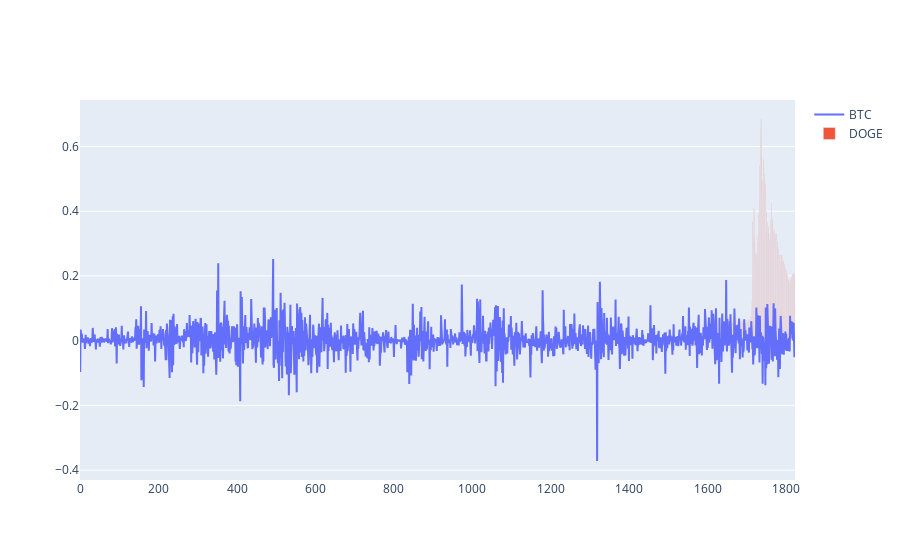

The code cell stored with this chart in its notebook:
### Markdown cell above
**So this is my line+bar chart for checkpoint 3, which will not be shown in my final project as I see that it not the best plot to visualize my data. What my intention is to show the daily returns against the adjusted closing prices. However, not all of them can be represented because percent changes are small and closing prices can be high. The only two which I could visualize side by side is BTC daily returns against DOGE adj closing prices.I, also don't think that line+bar chart visualizes these items correctly since I couldn't get date to show.**

### Code cell
fig = go.Figure()
# Set y axis for the different kinds of crypto either for daily returns or adj closing prices
y1=daily_return["BTC-USD"].values
y2=df["LTC-USD"].values
y3=df["XRP-USD"].values
y4=df["DOGE-USD"].values
y5=daily_return["ETH-USD"].values


fig.add_trace(
    go.Scatter(
        y=y1,
        mode ='lines',
        name = 'BTC'
    ))

fig.add_trace(
    go.Bar(
        y=y4,
        name = 'DOGE'
    ))

fig.show()

### Figure 1 — Plotly figure (JSON) as saved in the notebook; plotly's stock layout.template omitted (floating-point values rounded to 4 significant figures; data arrays with more than 128 entries replaced by an {"elided": "..."} marker saying what was removed)
{"data": [{"mode": "lines", "name": "BTC", "type": "scatter", "y": {"elided": "1822 float values"}}, {"name": "DOGE", "type": "bar", "y": {"elided": "1823 float values"}}], "layout": {}}
